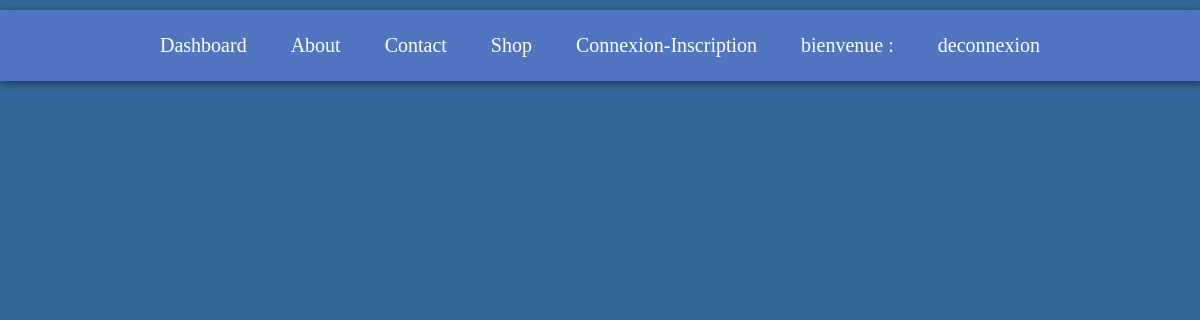
Before: /Vue/shop.php with the older database file.
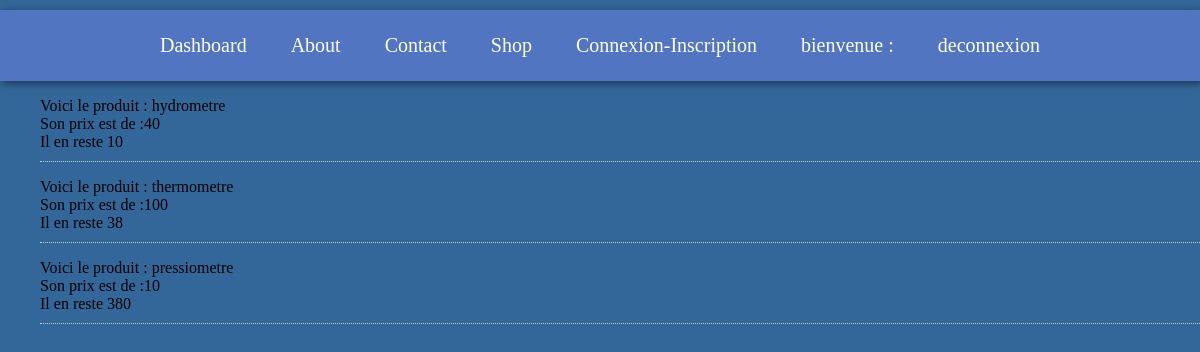
After: the same page with the newer database file.
### tables this page shows
CREATE TABLE `catalogue` (
  `ID` int(11) NOT NULL,
  `nom_produit` varchar(111) NOT NULL,
  `prix` int(11) NOT NULL,
  `stock` int(11) NOT NULL,
  `image` varbinary(10000) NOT NULL
);

### modele/Connexion_Base.class.php (called while the page is built)
<?php
class Connexion_Base{
	private $db;
	public function __construct(){
		$this->db = new PDO('mysql:host=localhost;dbname=APP_G1D_BASE;charset=utf8', 'root', 'root');
	}
	public function getDb(){
		return $this->db;
	}
}
?>

### Vue/shop.php (the view, shortened to what this page needs)
<!DOCTYPE html>
<html lang="fr">
<head>
	<link rel="stylesheet" type="text/css" href="../stylesheet/shop.css">
</head>
<body>
	<?php include 'entete.php';
		include_once ('../modele/Connexion_Base.class.php');
		$connexion_base= new Connexion_Base();
		$reponse= $connexion_base->getDb()->query('SELECT nom_produit, prix, stock FROM catalogue');?>
		<?php while($donnes = $reponse->fetch()){?>
		<div id="container">
			<ul class="list">
		        <li><?php
		        		  echo 'Voici le produit : '.$donnes['nom_produit'].'<br />';
						  echo 'Son prix est de :'.$donnes['prix'].'<br />';
						  echo 'Il en reste '.$donnes['stock'].'<br />';
					?>
				</li>
    		</ul>
		</div>
		<?php }
?>
</body>
</html>

### Vue/entete.php (shortened to what this page needs)
<?php
	print_r($_SESSION);
?>
<!DOCTYPE html>
<html lang="fr">
<head>
	<link rel="stylesheet" type="text/css" href="../stylesheet/entete.css">
</head>
<body>
		<nav id="nav-2">
		  <a class="link-2" href="dashboard.php">Dashboard</a>
		  <a class="link-2" href="about.php">About</a>
		  <a class="link-2" href="contact.php">Contact</a>
		  <a class="link-2" href="shop.php">Shop</a>
		  <a class="link-2" href="sign_in-up.php">Connexion-Inscription</a>
		  <a class="link-2">
		  <?php
		  echo 'bienvenue :';
		  ?></a>
		  <a class="link-2" href="../controleur/deconnexion_controleur.php">deconnexion</a>
		</nav>
</body>
</html>

### stylesheet/shop.css (style rules this page uses)
body { background-color : #336699; }
#container ul { list-style: none; }
#container .list li { width: 100%; border-bottom: 1px dotted #CCC; margin-bottom: 10px; padding-bottom: 10px; }
.list { margin: center; }

### stylesheet/entete.css (style rules this page uses)
body { margin: 0px; }
nav { margin-top: 10px; padding: 24px; text-align: center; font-family: Raleway; box-shadow: 2px 2px 8px rgba(0, 0, 0, 0.5); }
#nav-2 { background: #5175C0; }
.link-2 { transition: 0.6s; color: #ffffff; font-size: 20px; text-decoration: none; border-right: 2px dotted transparent; padding: 30px 8px 0 10px; margin: 0 10px; }

Changed rows visible on the page:
added catalogue: nom_produit "hydrometre", prix "40", stock "10"
added catalogue: nom_produit "thermometre", prix "100", stock "38"
added catalogue: nom_produit "pressiometre", prix "10", stock "380"
